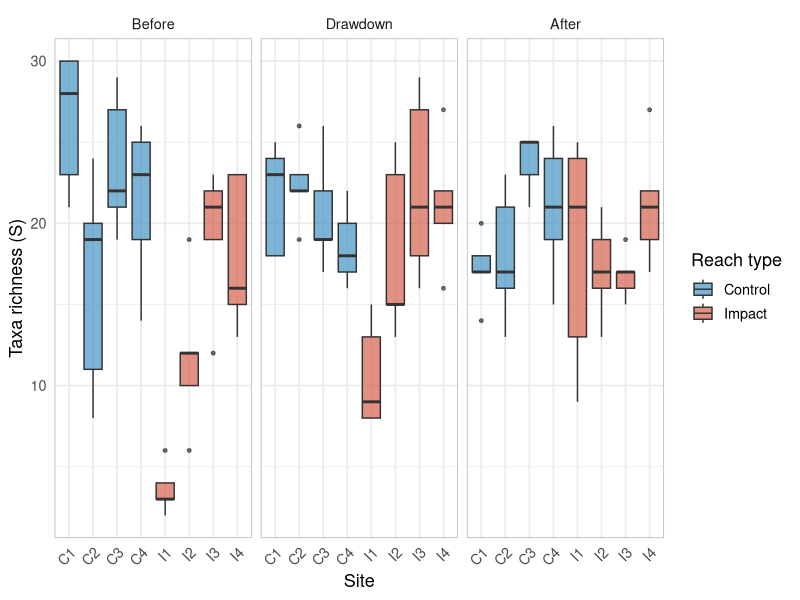
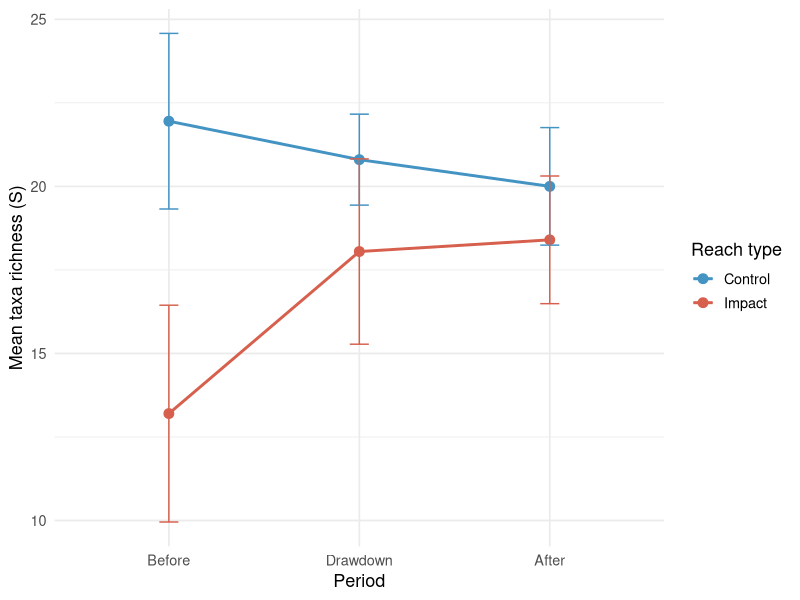

Write the R code that produced these figures, in order.
## ---- chunk 1
#| label: setup
#| message: false
#| warning: false

library(tidyverse)
library(readxl)
library(lme4)
library(broom.mixed)
library(knitr)
## ---- chunk 2
#| label: load-data

# read the invertebrates sheet from the Dryad dataset
invert_raw <- read_excel("data/Atristainetal_JAE_Data.xlsx",
                         sheet = "Invertebrates")

# the sheet has two columns named "Site" - rename for clarity
# col 1 = site name (e.g., "Enobieta Up"), col 5 = site code (e.g., "C1")
colnames(invert_raw)[1] <- "site_name"
colnames(invert_raw)[5] <- "site_code"
## ---- chunk 3
#| label: wrangle

invert <- invert_raw |>
  # select only the columns we need for the BACI analysis
  select(site_name, Replicate, Period, Reach, site_code, S, `H´`, TD, IASPT) |>
  rename(
    richness = S,
    shannon = `H´`,
    density = TD
  ) |>
  # create a binary reach type variable: control (C) vs impact (I)
  # this collapses I1-I4 into one "impact" group for the DiD
  mutate(
    reach_type = case_when(
      Reach == "C" ~ "C",
      Reach == "R" ~ "R",
      TRUE ~ "I"
    ),
    # set factor levels so "before" and "control" are the reference
    period = factor(Period, levels = c("B", "D", "A"),
                    labels = c("Before", "Drawdown", "After")),
    reach_type = factor(reach_type, levels = c("C", "I", "R"))
  )

glimpse(invert)
## ---- chunk 4
#| label: filter-baci

# filter to just control and impact sites for the BACI analysis
invert_baci <- invert |>
  filter(reach_type %in% c("C", "I"))
## ---- chunk 5
#| label: fig-richness
#| fig-cap: "Taxa richness across periods and reach types. Before drawdown, impact sites had notably lower richness than controls - especially I1 (closest to the dam). After drawdown, impact sites recovered to match controls."
#| fig-width: 9
#| fig-height: 5

invert_baci |>
  ggplot(aes(x = site_code, y = richness, fill = reach_type)) +
  geom_boxplot(alpha = 0.7, outlier.size = 1) +
  facet_wrap(~period, ncol = 3) +
  scale_fill_manual(
    values = c("C" = "#4393C3", "I" = "#D6604D"),
    labels = c("Control", "Impact")
  ) +
  labs(
    x = "Site",
    y = "Taxa richness (S)",
    fill = "Reach type"
  ) +
  theme_minimal(base_size = 13) +
  theme(
  axis.text.x = element_text(angle = 45, hjust = 1),
  panel.border = element_rect(color = "grey70", fill = NA, linewidth = 0.5)
)
## ---- chunk 6
#| label: did-table

did_means <- invert_baci |>
  group_by(period, reach_type) |>
  summarise(
    mean_richness = mean(richness),
    se = sd(richness) / sqrt(n()),
    .groups = "drop"
  )

did_means |>
  kable(digits = 1, col.names = c("Period", "Reach", "Mean S", "SE"))
## ---- chunk 7
#| label: fig-did
#| fig-cap: "Mean taxa richness by period and reach type - the classic DiD visualization. The gap between control and impact narrows over time, indicating recovery."
#| fig-width: 7
#| fig-height: 4.5

did_means |>
  ggplot(aes(x = period, y = mean_richness,
             color = reach_type, group = reach_type)) +
  geom_point(size = 3) +
  geom_line(linewidth = 1) +
  geom_errorbar(aes(ymin = mean_richness - 1.96 * se,
                    ymax = mean_richness + 1.96 * se),
                width = 0.1) +
  scale_color_manual(
    values = c("C" = "#4393C3", "I" = "#D6604D"),
    labels = c("Control", "Impact")
  ) +
  labs(
    x = "Period",
    y = "Mean taxa richness (S)",
    color = "Reach type"
  ) +
  theme_minimal(base_size = 13)
## ---- chunk 8
#| label: fit-model

# fit the mBACI linear mixed-effects model
# this is the exact specification from the paper (Section 2.5)
mod_richness <- lmer(richness ~ period * reach_type + (1 | site_code), # this accounts for non-independence of replicates within sites (5 observations per site per occasion)
                     data = invert_baci,
                     REML = TRUE)

summary(mod_richness)
## ---- chunk 9
#| label: tidy-model

tidy(mod_richness, effects = "fixed", conf.int = TRUE) |>
  kable(digits = 3,
        col.names = c("Effect", "Term", "Estimate", "SE", "Statistic", "CI Lower", "CI Upper"))
## ---- chunk 10
#| label: anova

# test the overall period x reach_type interaction
# this corresponds to the BDA:CI test in the paper
anova(mod_richness)
## ---- chunk 11
#| label: effect-sizes

effect_sizes <- invert_baci |>
  group_by(period, site_code, reach_type) |>
  summarise(mean_richness = mean(richness), .groups = "drop") |>
  # get the control mean for each period
  group_by(period) |>
  mutate(control_mean = mean(mean_richness[reach_type == "C"])) |>
  ungroup() |>
  # compute ln-ratio for impact sites only
  filter(reach_type == "I") |>
  mutate(effect_size = log(mean_richness / control_mean))

effect_sizes |>
  select(period, site_code, mean_richness, control_mean, effect_size) |>
  kable(digits = 2,
        col.names = c("Period", "Site", "Mean S", "Control Mean", "Ln-ratio"))
